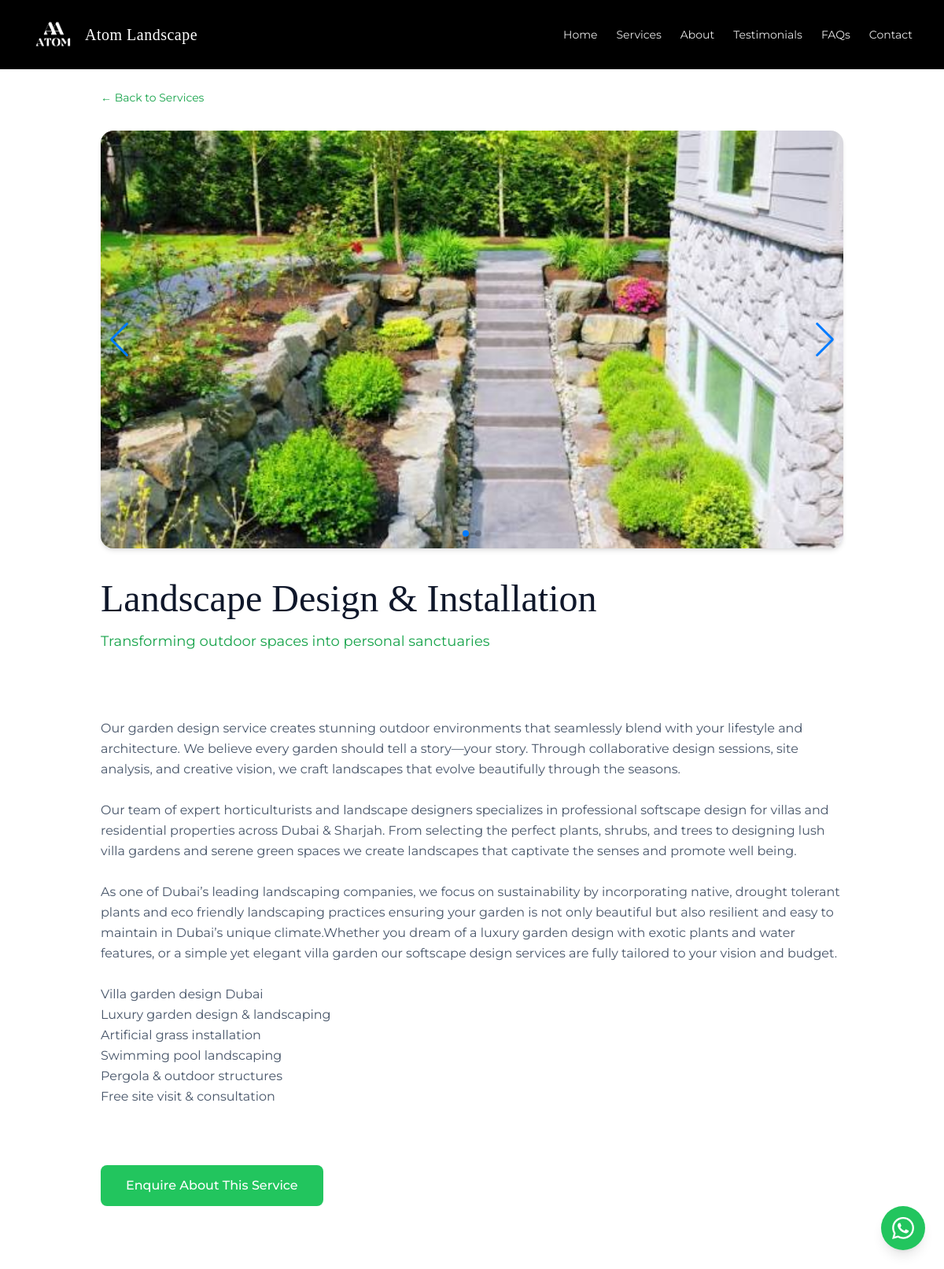
Screenshot of /services/4 with the database file from the repository.
### tables this page shows
CREATE TABLE settings (
            id INTEGER PRIMARY KEY, company_name TEXT DEFAULT 'TECHSERENIA',
            hero_title TEXT DEFAULT 'Turn Your Dubai Outdoor Space into an Exclusive Oasis',
            hero_subtitle TEXT DEFAULT 'Luxury landscape design and swimming pools by experts',
            logo TEXT DEFAULT '', bg_type TEXT DEFAULT 'image', bg_file TEXT DEFAULT '',
            whatsapp TEXT DEFAULT '971500000000', phone TEXT DEFAULT '', email TEXT DEFAULT '',
            address TEXT DEFAULT '', map_url TEXT DEFAULT '', instagram TEXT DEFAULT '', facebook TEXT DEFAULT '',
            founder_name TEXT DEFAULT 'Founder Name', founder_title TEXT DEFAULT 'Founder & CEO',
            founder_desc TEXT DEFAULT 'Passionate about creating beautiful outdoor spaces across Dubai.',
            founder_image TEXT DEFAULT '', services_bg TEXT DEFAULT '',
            admin_pass TEXT DEFAULT '', delete_pass TEXT DEFAULT '',
            stat_projects TEXT DEFAULT '150', stat_years TEXT DEFAULT '12', stat_satisfaction TEXT DEFAULT '98', stat_team TEXT DEFAULT '25', stat_happy TEXT DEFAULT '200', stat_reviews TEXT DEFAULT '180',
            counters_bg TEXT DEFAULT '', faq_image TEXT DEFAULT '', faq_heading TEXT DEFAULT 'Some General Question?', cta_bg TEXT DEFAULT '', form_title TEXT DEFAULT 'Transform Your Dream Landscape with a Tailored Consultation', form_subtitle TEXT DEFAULT 'Book a private, one-on-one consultation with Dubai''s leading landscaping experts to explore a bespoke outdoor design tailored to your villa and lifestyle.', form_heading TEXT DEFAULT 'Schedule Your Free Consultation',
            smtp_sender TEXT DEFAULT '', smtp_app_pass TEXT DEFAULT '', smtp_receiver TEXT DEFAULT '',
            intro_title TEXT DEFAULT 'Green Space Landscaping Services',
            intro_text TEXT DEFAULT 'We believe outdoor spaces should be sanctuaries that nurture well-being and celebrate nature.',
            intro_image TEXT DEFAULT '', intro_badge TEXT DEFAULT '6+', intro_badge_label TEXT DEFAULT 'Year Experience',
            show_services INTEGER DEFAULT 1, show_about INTEGER DEFAULT 1, show_founder INTEGER DEFAULT 1,
            show_testimonials INTEGER DEFAULT 1, show_faqs INTEGER DEFAULT 1, show_gallery INTEGER DEFAULT 1, show_intro INTEGER DEFAULT 1, show_clients INTEGER DEFAULT 1, show_videos TEXT DEFAULT '1', favicon TEXT DEFAULT '');

CREATE TABLE service_images (id INTEGER PRIMARY KEY AUTOINCREMENT, service_id INTEGER, filename TEXT);

CREATE TABLE services (id INTEGER PRIMARY KEY AUTOINCREMENT, title TEXT, short_desc TEXT, full_desc TEXT, image TEXT DEFAULT '');

### app.py (the view)
@app.route("/services/<int:sid>")
def service_detail(sid):
    svc=get_service(sid)
    if not svc: return redirect(url_for("index")+"#services")
    return render_template("service_detail.html", s=gs(), service=svc, links=get_links())

### app.py (called while the page is built)
def db():
    c = sqlite3.connect(DB_PATH); c.row_factory = sqlite3.Row; return c

def gs():
    with db() as c: return dict(c.execute("SELECT * FROM settings WHERE id=1").fetchone())

def get_service(sid):
    with db() as c:
        r=c.execute("SELECT * FROM services WHERE id=?",(sid,)).fetchone()
        if not r: return None
        s=dict(r); s["images"]=[dict(i) for i in c.execute("SELECT id,filename FROM service_images WHERE service_id=?",(sid,))]; return s

def get_links():
    with db() as c: return [dict(r) for r in c.execute("SELECT * FROM external_links ORDER BY id")]

### templates/service_detail.html (shortened to what this page needs)
{% extends "base.html" %}
{% block content %}
<section class="pt-28 pb-20 min-h-screen bg-white">
  <div class="max-w-5xl mx-auto px-6 md:px-10">
    <a href="/#services" class="text-grass-dark hover:text-grass text-sm mb-8 inline-block">← Back to Services</a>
    {% if service.images %}
    <div class="swiper service-swiper rounded-2xl overflow-hidden mb-10 shadow-md">
      <div class="swiper-wrapper">{% for img in service.images %}<div class="swiper-slide"><div class="aspect-video bg-grass-soft"><img src="{{ url_for('static',filename='uploads/'+img.filename) }}" class="w-full h-full object-cover" alt=""></div></div>{% endfor %}</div>
      <div class="swiper-pagination"></div><div class="swiper-button-prev"></div><div class="swiper-button-next"></div>
    </div>
    {% endif %}
    <h1 class="font-display text-4xl md:text-5xl text-slate-900 mb-4">{{ service.title }}</h1>
    <p class="text-grass-dark text-lg mb-8">{{ service.short_desc }}</p>
    <div class="text-slate-600 leading-relaxed whitespace-pre-line">{{ service.full_desc }}</div>
    <div class="mt-12"><a href="/#contact" class="inline-block bg-grass hover:bg-grass-dark text-white px-8 py-3.5 rounded-lg font-medium">Enquire About This Service</a></div>
  </div>
</section>
{% endblock %}

### templates/base.html (shortened to what this page needs)
<!DOCTYPE html>
<html lang="en">
<head>
<script src="https://cdn.tailwindcss.com"></script>
<link rel="stylesheet" href="https://cdn.jsdelivr.net/npm/swiper@11/swiper-bundle.min.css">
</head>
<body class="bg-grass-soft text-slate-800" oncontextmenu="return false" onselectstart="return false" ondragstart="return false">
<header class="fixed top-0 inset-x-0 z-50 bg-black">
  <div class="max-w-7xl mx-auto flex items-center justify-between px-5 md:px-10 py-3 md:py-4">
    <a href="/#home" class="flex items-center gap-3">
      {% if s and s.logo %}<img src="{{ url_for('static',filename='uploads/'+s.logo) }}" class="h-12 md:h-14 w-auto" alt="">{% endif %}
      <span class="font-display text-lg md:text-xl text-white tracking-wide">{{ s.company_name if s else 'TECHSERENIA' }}</span>
    </a>
    <nav class="hidden md:flex items-center gap-6 text-sm text-white/90">
      <a href="/#home" class="hover:text-grass-light">Home</a>
      <a href="/#services" class="hover:text-grass-light">Services</a>
      <a href="/#about-us" class="hover:text-grass-light">About</a>
      <a href="/#testimonials" class="hover:text-grass-light">Testimonials</a>
      <a href="/#faqs" class="hover:text-grass-light">FAQs</a>
      <a href="/#consult" class="hover:text-grass-light">Contact</a>
    </nav>
  </div>
</header>
{% block content %}{% endblock %}
<a href="https://wa.me/{{ s.whatsapp if s and s.whatsapp else '971500000000' }}?text=Hello%2C%20I%27m%20interested%20in%20your%20landscaping%20services%20in%20Dubai." target="_blank" class="fixed bottom-6 right-6 z-40 bg-grass hover:bg-grass-dark w-14 h-14 rounded-full flex items-center justify-center shadow-lg">
</a>
</body></html>

### templates/base.html (style rules this page uses)
body { font-family:Montserrat,sans-serif;background:#f0fdf4;-webkit-user-select:none;user-select:none;-webkit-touch-callout:none }
.font-display { font-family:'Playfair Display',serif }
html { scroll-behavior:smooth }

### rows the page displays
settings: logo (picture), company_name "Atom Landscape"
service_images: filename (picture)
services: title "Landscape Design & Installation", short_desc "Transforming outdoor spaces into personal sanctuaries", full_desc "Our garden design service creates stunning outdoor environments that seamlessly blend with your lifestyle and architecture. We believe every garden should tell a story—your story. Through collaborative design sessions, site analysis, and creative vision, we craft landscapes that evolve beautifully through the seasons. Our team of expert horticulturists and landscape designers specializes in professional softscape design for villas and residential properties across Dubai & Sharjah. From selecting the perfect plants, shrubs, and trees to designing lush villa gardens and serene green spaces we create landscapes that captivate the senses and promote well being. As one of Dubai’s leading…"
